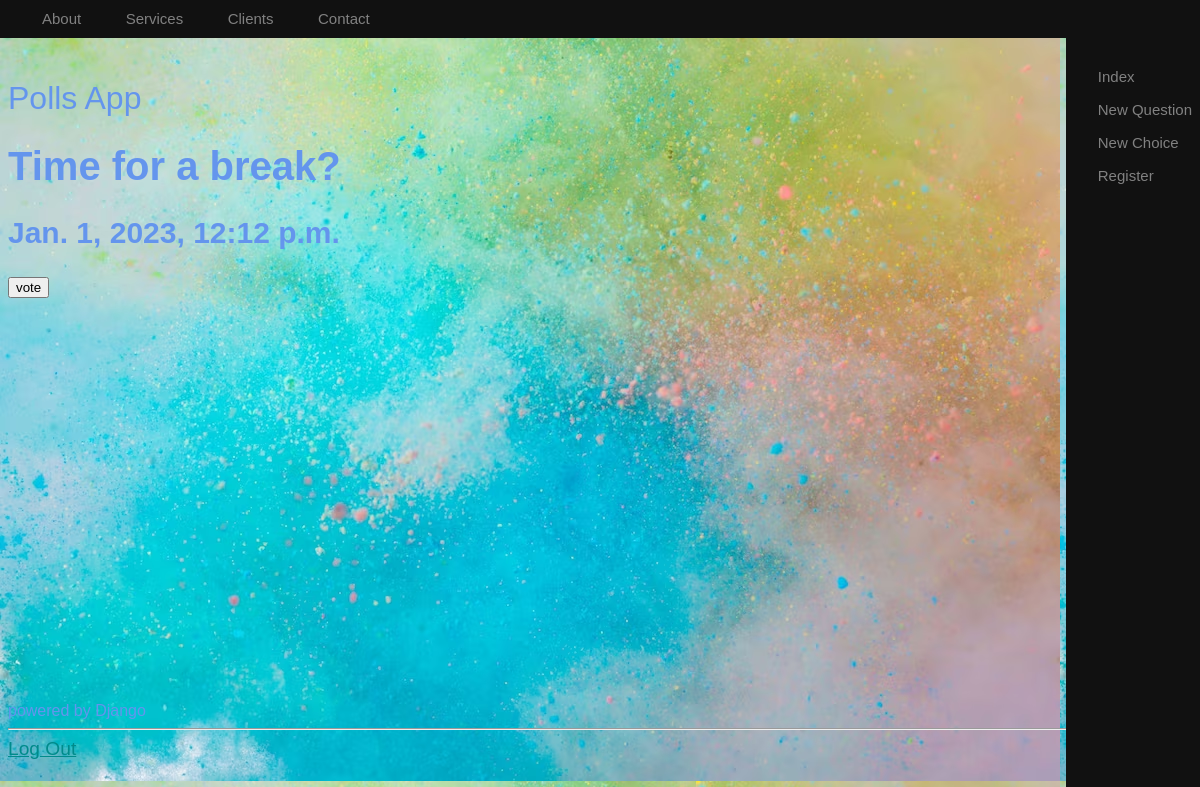
/polls/4/, run on an earlier commit of the app's database.
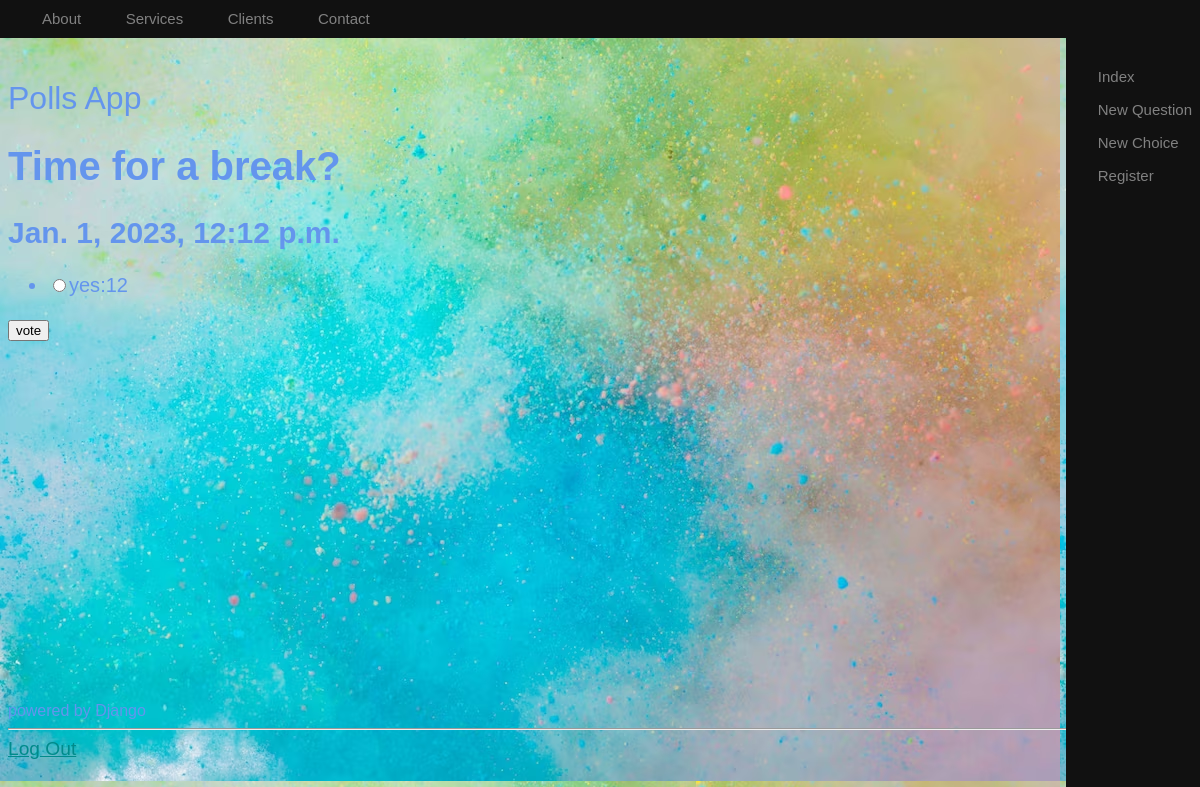
And on a later commit of the database.
### polls/models.py (models this page shows, shortened)
class Choice(models.Model):
    question = models.ForeignKey(Question, on_delete=models.CASCADE)
    choice_text = models.CharField(max_length=200)
    votes = models.IntegerField(default=0)

### polls/views/pollsView.py (the view)
# urls.py: path('<int:question_id>/', views.Detail.as_view(), name='detail'),
class Detail(View):
    def get(self, request, question_id):
        """get from session"""
        """delete from session"""
        un = request.session.pop('username', 'guest')
        session_username = request.session.get('username', 'no one')
        expiratin = request.session.get_expiry_age()
        expiratin = request.session.get_expiry_date()
        request.session.set_expiry(60)
        expiratin = request.session.get_expiry_age()
        """A way to delete a session"""
        """Another way to restrict View for authenticated users only"""
        question = get_object_or_404(Question, pk=question_id)
        return render(request=request, template_name='polls/detail.html', context={'question': question})
    """Using Redirect"""

### polls/templates/polls/detail.html (shortened to what this page needs)
{% extends 'polls/base.html' %}
    {% block content %}
    <h1>{{ question.question_text }}</h1>
    <h2>{{question.pub_date}}</h2>
    <form action="{% url 'polls:vote' question.id %}" method="post">
        {% if question.choice_set %}
        <ul>
            {% for choice in question.choice_set.all %}
            <li><input type="radio" name="choice" id="choice{{forloop.counter}}"
                    value="{{choice.id}}" />{{choice.choice_text}}:{{choice.votes}}</li>
            {% endfor %}
        </ul>
        <input type="submit" value="vote" />
        {% endif %}
        {% endblock %}

What changed in the data, as far as the page shows it:
added Choice: choice_text "yes", votes "12"
